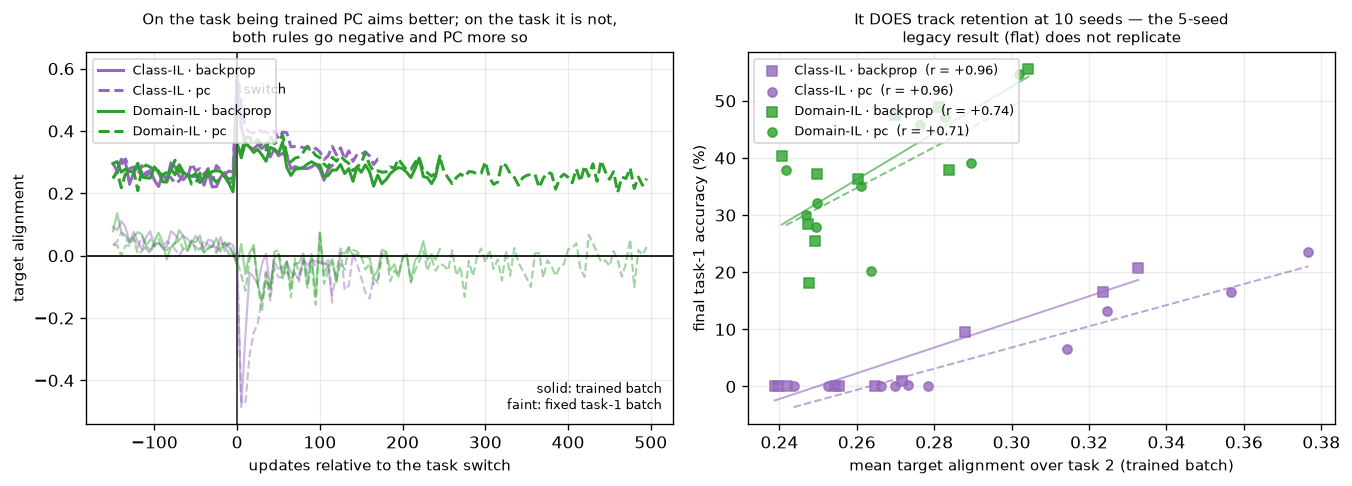

Write Python code to recreate this figure.
"""Does PC aim its updates toward the solution better than backprop, and does that track forgetting?

900-series PLOT SCRIPT. Loads saved arrays, trains nothing. Results R3.

ONE PLOT, one grid cell, two panels, as 007's card asks: alignment through training, and alignment
against retention. Form is 007's SK_TA.

THE MEASURE IS SONG & BOGACZ'S OWN (their Fig. 3b):

    alignment = cos(target - out_before,  out_after - out_before)

-- of the movement an update produced in the output, how much went toward where the target
actually was. 1 is straight at it, 0 sideways, negative away. Testing the mechanism a paper
credits is not optional, and the result belongs in Results whichever way it falls.

TWO VERSIONS ARE DRAWN, AND THE SECOND IS THE ONE THAT BEARS ON FORGETTING:
    trained batch   the replication of their measurement, on the data being learned.
    task-1 batch    the SAME cosine on a fixed task-1 batch that is never trained on, measured
                    during task 2. Negative means each update actively pushes task-1 outputs away
                    from their own targets -- forgetting caught per update rather than inferred
                    from an endpoint, and because it is a rate it does not inherit the budget.
                    The source paper does not report this.

⚠ THE LEGACY FINDING DOES NOT REPLICATE, AND THAT IS THE RESULT. 007's card records the earlier
measurement (5 seeds, four rules): "alignment does not track forgetting, and ranks the rules
opposite to retention". Re-run at 10 seeds under the current protocol as the card asks, it does
track it, strongly:

    r(mean post-switch alignment, final task-1)   Class-IL  +0.96 bp  +0.96 pc
                                                  Domain-IL +0.74 bp  +0.71 pc

⚠ and this is NOT the matched-competence run-length artefact that caught 916. Controlling for
task-2 length the partial correlation is still +0.95 to +0.97 in Class-IL. Length is not the
mediator.

THE RULE RANKING IS THE HONEST QUALIFIER. PC aligns better than backprop on the trained batch in
both scenarios (+0.0245 ± 0.0046 Class-IL, 5.4 sem). Retention ranks the same way in Class-IL
(PC ahead) and the OPPOSITE way in Domain-IL (PC behind despite aligning better). So alignment
predicts retention across seeds within a scenario, and does not explain the between-rule
difference in the scenario where that difference is negative.

Styling follows the 300-series scripts: tab: colours, dpi 120, bbox_inches="tight", 9pt labels.
No shared style module.

PROVENANCE
    803_mechanism_logged_{scenario}.npz   both scenarios, backprop and pc, seeds 10-19,
    config_800.yaml, matched competence. Alignment sampled every 5th update; the reference batch
    is 40 images per task-1 class, drawn from train and never trained on.
"""
import sys
from pathlib import Path

ROOT = Path(__file__).resolve().parents[1]
sys.path.insert(0, str(ROOT))

import numpy as np
import matplotlib.pyplot as plt

from src.protocol import figure_path
from src.metrics import paired_diff

EXP = ROOT / "experiments"
SCENARIOS = ["class_il", "domain_il"]
RULES = ["backprop", "pc"]
NICE = {"class_il": "Class-IL", "domain_il": "Domain-IL"}
COLORS = {"class_il": "tab:purple", "domain_il": "tab:green"}
MARKER = {"backprop": "s", "pc": "o"}
LS = {"backprop": "-", "pc": "--"}
IDX, VAL = 0, 1
LEAD = 150          # updates of task-1 context drawn before the switch


def runs(scenario, rule):
    d = np.load(EXP / f"803_mechanism_logged_{scenario}.npz", allow_pickle=True)
    out = []
    for i, m in enumerate(d["methods"]):
        if m != rule:
            continue
        out.append((np.asarray(d[f"align_{i}"], float), np.asarray(d[f"align_ref_{i}"], float),
                    int(d[f"switch0_{i}"]), float(d[f"final_t1_{i}"])))
    return out


def mean_post(scenario, rule, which):
    """Per-seed mean alignment over that seed's own full task 2."""
    return np.array([r[which][r[which][:, IDX] > r[2], VAL].mean() for r in runs(scenario, rule)])


if __name__ == "__main__":
    fig, (ax1, ax2) = plt.subplots(1, 2, figsize=(11.4, 4.2))

    # ---- panel 1: alignment through training, over the window every seed reached
    for scenario in SCENARIOS:
        for rule in RULES:
            rs = runs(scenario, rule)
            for which, alpha, lw in ((0, 1.0, 1.8), (1, 0.45, 1.3)):
                tr = [r[which] for r in rs]
                sws = [r[2] for r in rs]
                lo = max(-LEAD, min(int((t[:, IDX] - s).min()) for t, s in zip(tr, sws)))
                hi = min(int((t[:, IDX] - s).max()) for t, s in zip(tr, sws))
                g = np.arange(lo, hi + 1, 5)
                st = np.vstack([np.interp(g, t[:, IDX] - s, t[:, VAL]) for t, s in zip(tr, sws)])
                ax1.plot(g, st.mean(axis=0), ls=LS[rule], lw=lw, alpha=alpha,
                         color=COLORS[scenario],
                         label=(f"{NICE[scenario]} · {rule}" if which == 0 else None))
    ax1.axhline(0, color="k", lw=1.0)
    ax1.axvline(0, color="0.3", lw=1.2)
    ax1.annotate("switch", (0, 0.52), xytext=(4, 0), textcoords="offset points", fontsize=8)
    ax1.annotate("solid: trained batch\nfaint: fixed task-1 batch", (0.98, 0.04),
                 xycoords="axes fraction", ha="right", fontsize=7.5, linespacing=1.3)
    ax1.set_xlabel("updates relative to the task switch", fontsize=9)
    ax1.set_ylabel("target alignment", fontsize=9)
    ax1.set_title("On the task being trained PC aims better; on the task it is not,\n"
                  "both rules go negative and PC more so", fontsize=9)
    ax1.grid(alpha=0.25)
    ax1.legend(fontsize=7.5, loc="upper left")

    # ---- panel 2: alignment against retention, one point per seed
    for scenario in SCENARIOS:
        for rule in RULES:
            a, r = mean_post(scenario, rule, 0), np.array([x[3] for x in runs(scenario, rule)])
            rr = np.corrcoef(a, r)[0, 1]
            ax2.scatter(a, r, s=30, marker=MARKER[rule], color=COLORS[scenario],
                        alpha=0.8, label=f"{NICE[scenario]} · {rule}  (r = {rr:+.2f})")
            b = np.polyfit(a, r, 1)
            xs = np.linspace(a.min(), a.max(), 20)
            ax2.plot(xs, np.polyval(b, xs), lw=1.2, ls=LS[rule], color=COLORS[scenario], alpha=0.6)
    ax2.set_xlabel("mean target alignment over task 2 (trained batch)", fontsize=9)
    ax2.set_ylabel("final task-1 accuracy (%)", fontsize=9)
    ax2.set_title("It DOES track retention at 10 seeds — the 5-seed\n"
                  "legacy result (flat) does not replicate", fontsize=9)
    ax2.grid(alpha=0.25)
    ax2.legend(fontsize=7.5, loc="upper left")

    fig.tight_layout()
    out = figure_path(__file__)
    fig.savefig(out, dpi=120, bbox_inches="tight")
    print(f"saved {out}")

    for scenario in SCENARIOS:
        for which, name in ((0, "trained batch"), (1, "task-1 batch")):
            bp, pc = mean_post(scenario, "backprop", which), mean_post(scenario, "pc", which)
            m, se, nsem = paired_diff(pc, bp)
            print(f"  {NICE[scenario]:10s} {name:14s} bp {bp.mean():+.4f}  pc {pc.mean():+.4f}  "
                  f"pc-bp {m:+.4f}±{se:.4f} ({nsem:.1f} sem)")
